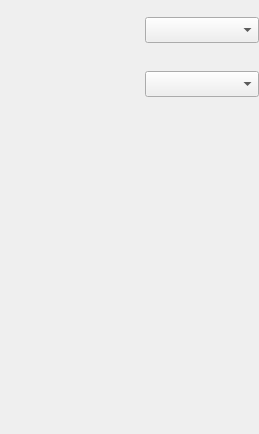
        <widget class="QWidget" name="erasePage">
         <layout class="QVBoxLayout" name="verticalLayout_5">
          <property name="leftMargin">
           <number>0</number>
          </property>
          <property name="rightMargin">
           <number>0</number>
          </property>
          <item>
           <widget class="QWidget" name="seqWidget_8" native="true">
            <property name="minimumSize">
             <size>
              <width>0</width>
              <height>0</height>
             </size>
            </property>
            <property name="maximumSize">
             <size>
              <width>16777215</width>
              <height>16777215</height>
             </size>
            </property>
            <layout class="QVBoxLayout" name="verticalLayout_4">
             <property name="spacing">
              <number>0</number>
             </property>
             <property name="leftMargin">
              <number>0</number>
             </property>
             <property name="topMargin">
              <number>0</number>
             </property>
             <property name="rightMargin">
              <number>0</number>
             </property>
             <property name="bottomMargin">
              <number>0</number>
             </property>
             <item>
              <widget class="QWidget" name="erase_SelectWgt" native="true">
               <property name="minimumSize">
                <size>
                 <width>0</width>
                 <height>39</height>
                </size>
               </property>
               <property name="maximumSize">
                <size>
                 <width>16777215</width>
                 <height>39</height>
                </size>
               </property>
               <layout class="QHBoxLayout" name="horizontalLayout_17">
                <property name="spacing">
                 <number>15</number>
                </property>
                <property name="leftMargin">
                 <number>0</number>
                </property>
                <property name="topMargin">
                 <number>0</number>
                </property>
                <property name="rightMargin">
                 <number>0</number>
                </property>
                <property name="bottomMargin">
                 <number>0</number>
                </property>
                <item>
                 <widget class="AngKOperationTag" name="erasePage_eraseTagWgt" native="true">
                  <property name="minimumSize">
                   <size>
                    <width>130</width>
                    <height>39</height>
                   </size>
                  </property>
                  <property name="maximumSize">
                   <size>
                    <width>130</width>
                    <height>39</height>
                   </size>
                  </property>
                 </widget>
                </item>
                <item>
                 <widget class="QComboBox" name="erasePage_eraseTagComboBox">
                  <property name="minimumSize">
                   <size>
                    <width>114</width>
                    <height>26</height>
                   </size>
                  </property>
                 </widget>
                </item>
               </layout>
              </widget>
             </item>
             <item>
              <widget class="QWidget" name="horizontalWidget_7" native="true">
               <property name="minimumSize">
                <size>
                 <width>0</width>
                 <height>15</height>
                </size>
               </property>
               <property name="maximumSize">
                <size>
                 <width>16777215</width>
                 <height>15</height>
                </size>
               </property>
               <layout class="QHBoxLayout" name="horizontalLayout_18">
                <property name="spacing">
                 <number>15</number>
                </property>
                <property name="leftMargin">
                 <number>0</number>
                </property>
                <property name="topMargin">
                 <number>0</number>
                </property>
                <property name="rightMargin">
                 <number>0</number>
                </property>
                <property name="bottomMargin">
                 <number>0</number>
                </property>
                <item>
                 <widget class="QLabel" name="label_7">
                  <property name="minimumSize">
                   <size>
                    <width>150</width>
                    <height>10</height>
                   </size>
                  </property>
                  <property name="maximumSize">
                   <size>
                    <width>150</width>
                    <height>10</height>
                   </size>
                  </property>
                  <property name="text">
                   <string/>
                  </property>
                  <property name="alignment">
                   <set>Qt::AlignCenter</set>
                  </property>
                 </widget>
                </item>
                <item>
                 <spacer name="horizontalSpacer_7">
                  <property name="orientation">
                   <enum>Qt::Horizontal</enum>
                  </property>
                  <property name="sizeHint" stdset="0">
                   <size>
                    <width>40</width>
                    <height>20</height>
                   </size>
                  </property>
                 </spacer>
                </item>
               </layout>
              </widget>
             </item>
             <item>
              <widget class="QWidget" name="erase_BlankSelectWgt" native="true">
               <property name="minimumSize">
                <size>
                 <width>0</width>
                 <height>39</height>
                </size>
               </property>
               <property name="maximumSize">
                <size>
                 <width>16777215</width>
                 <height>39</height>
                </size>
               </property>
               <layout class="QHBoxLayout" name="horizontalLayout_19">
                <property name="spacing">
                 <number>15</number>
                </property>
                <property name="leftMargin">
                 <number>0</number>
                </property>
                <property name="topMargin">
                 <number>0</number>
                </property>
                <property name="rightMargin">
                 <number>0</number>
                </property>
                <property name="bottomMargin">
                 <number>0</number>
                </property>
                <item>
                 <widget class="AngKOperationTag" name="erasePage_blankTagWgt" native="true">
                  <property name="minimumSize">
                   <size>
                    <width>130</width>
                    <height>39</height>
                   </size>
                  </property>
                  <property name="maximumSize">
                   <size>
                    <width>130</width>
                    <height>39</height>
                   </size>
                  </property>
                 </widget>
                </item>
                <item>
                 <widget class="QComboBox" name="erasePage_blankTagComboBox">
                  <property name="minimumSize">
                   <size>
                    <width>114</width>
                    <height>26</height>
                   </size>
                  </property>
                 </widget>
                </item>
               </layout>
              </widget>
             </item>
            </layout>
           </widget>
          </item>
          <item>
           <spacer name="verticalSpacer">
            <property name="orientation">
             <enum>Qt::Vertical</enum>
            </property>
            <property name="sizeHint" stdset="0">
             <size>
              <width>20</width>
              <height>319</height>
             </size>
            </property>
           </spacer>
          </item>
         </layout>
        </widget>
